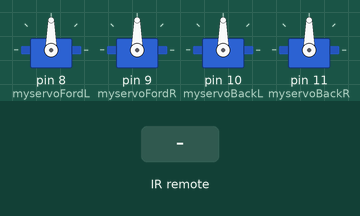
This sketch was run on a simulated Arduino Uno, built with avr-gcc and run on an emulated ATmega328P. Parts: 4 × servo. Inputs (shaded band) come from the test bench.

Above: at 1.2 s.
1.3 s: infrared code 0x1689609F received
At 1.9 s:
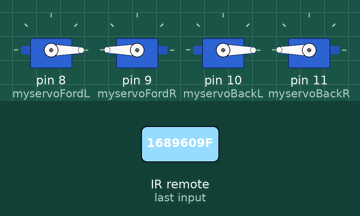
2.8 s: infrared code 0x1689B847 received
At 3.1 s:
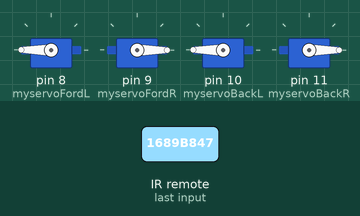
4.3 s: infrared code 0x168910EF received
At 5.5 s:
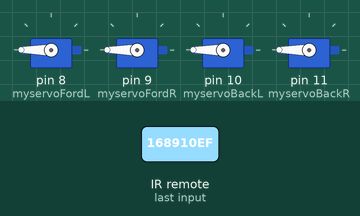
5.8 s: infrared code 0x16899867 received
At 6.7 s:
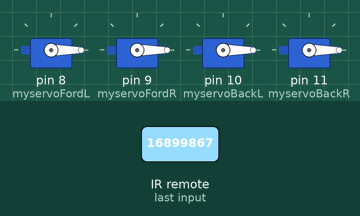
7.3 s: infrared code 0x168938C7 received
At 7.9 s:
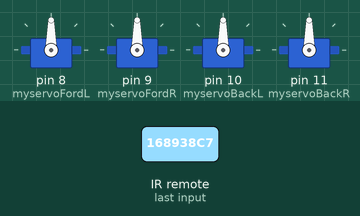
Timing chart, 0 to 9.8 s (numbered marks = the images above; inputs shaded):
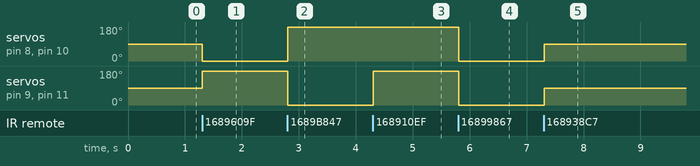

Measured:
- after the input at 1.3 s, servo on pin 8 (myservoFordL), servo on pin 10 (myservoBackL): 90° → 0° at once; servo on pin 9 (myservoFordR), servo on pin 11 (myservoBackR): 90° → 180° at once
- after the input at 2.8 s, servo on pin 8 (myservoFordL), servo on pin 10 (myservoBackL): 0° → 180° at once; servo on pin 9 (myservoFordR), servo on pin 11 (myservoBackR): 180° → 0° at once
- after the input at 4.3 s, servo on pin 9 (myservoFordR), servo on pin 11 (myservoBackR): 0° → 180° at once
- after the input at 5.8 s, servo on pin 8 (myservoFordL), servo on pin 9 (myservoFordR), servo on pin 10 (myservoBackL), servo on pin 11 (myservoBackR): 180° → 0° at once
- after the input at 7.3 s, servo on pin 8 (myservoFordL), servo on pin 9 (myservoFordR), servo on pin 10 (myservoBackL), servo on pin 11 (myservoBackR): 0° → 90° at once

The sketch:

________.ino
```cpp
// библиотека для ИК приёмника
#include <IRremote.h>
// подключаем библиотеку для работы с сервоприводами
#include <Servo.h>
// создаём объект для управления сервоприводом
Servo myservoFordL;
Servo myservoFordR;
Servo myservoBackL;
Servo myservoBackR;

// даем имя пину подключения ИК приёмника
int RECV_PIN = 4;

// указываем к какому пину подключен ИК приёмник
IRrecv irrecv(RECV_PIN);
decode_results results;

void setup()
{
  // запускаем работу ИК приемника
  irrecv.enableIRIn();
  // подключаем сервоприводы
  myservoFordL.attach(8);
  myservoFordR.attach(9);
  myservoBackL.attach(10);
  myservoBackR.attach(11);
}

void loop()
{
  // принимаем данные с ИК пульта
  // в зависимости от нажатой кнопки пульта
  // даём разные команды роботу
  if (irrecv.decode(&results)) {
    if (results.value == 0x1689609F) {
      ford();
    } else if (results.value == 0x1689B847) {
      back();
    } else if (results.value == 0x168910EF) {
      left();
    } else if (results.value == 0x16899867) {
      right();
    } else if (results.value == 0x168938C7) {
      stop();
    }
    // ждем следующее значение
    irrecv.resume();
  }
  //делаем задержку
  delay(100);
}

// функция движение вперёд
void ford() {
  myservoFordL.write(0);
  myservoFordR.write(180);
  myservoBackL.write(0);
  myservoBackR.write(180);
}

// функция движение назад
void back() {
  myservoFordL.write(180);
  myservoFordR.write(0);
  myservoBackL.write(180);
  myservoBackR.write(0);
}

// функция поворота налево
void left() {
  myservoFordL.write(180);
  myservoFordR.write(180);
  myservoBackL.write(180);
  myservoBackR.write(180);
}

// функция поворота направо
void right() {
  myservoFordL.write(0);
  myservoFordR.write(0);
  myservoBackL.write(0);
  myservoBackR.write(0);
}

// функция остановки
void stop() {
  myservoFordL.write(90);
  myservoFordR.write(90);
  myservoBackL.write(90);
  myservoBackR.write(90);
}
```
